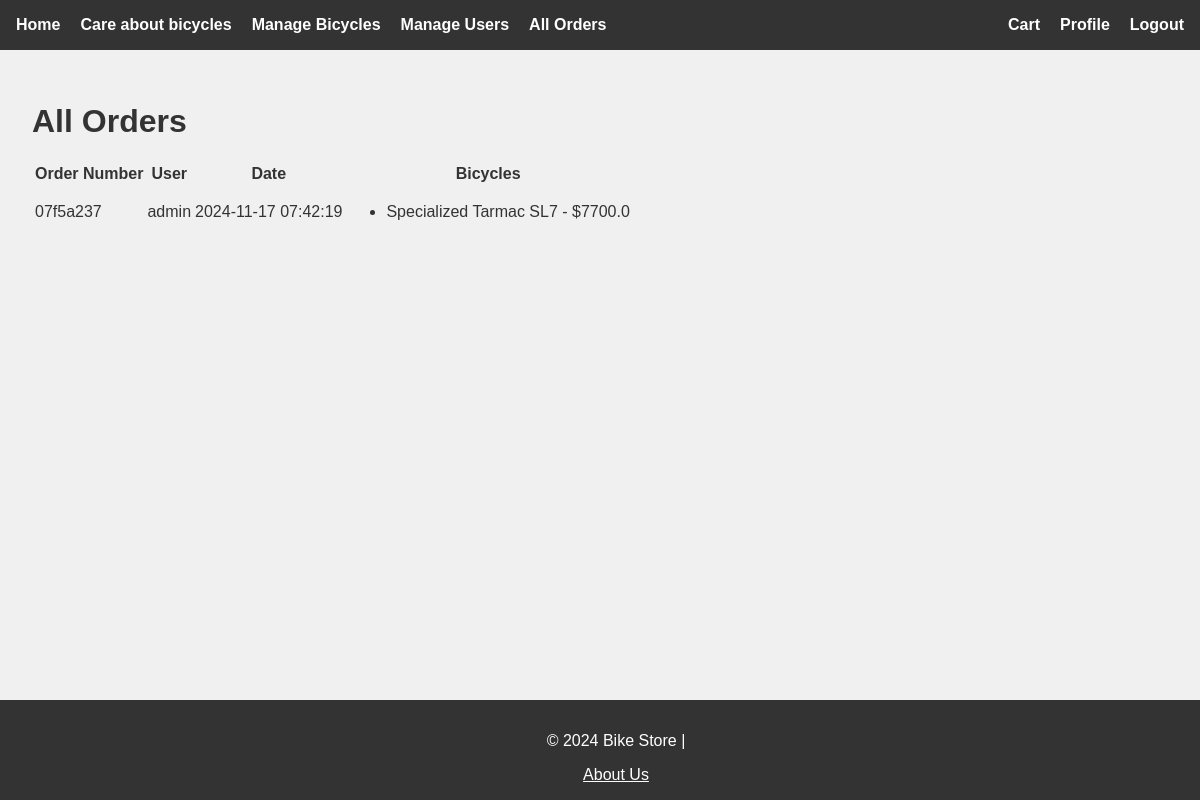
Page /admin/orders (signed in) on the committed database.
### app/models/bicycle.py (models this page shows, shortened)
class Order(db.Model):
    id = db.Column(db.Integer, primary_key=True)
    order_number = db.Column(db.String(100), nullable=False, unique=True)
    user_id = db.Column(db.Integer, db.ForeignKey('user.id'), nullable=False)
    date_created = db.Column(db.DateTime, default=datetime.utcnow)
    user = db.relationship('User', back_populates='orders')
    bicycles = db.relationship('Bicycle', secondary=order_bicycles, back_populates='orders')

class User(UserMixin, db.Model):
    id = db.Column(db.Integer, primary_key=True)
    username = db.Column(db.String(150), nullable=False, unique=True)
    email = db.Column(db.String(150), nullable=False, unique=True)
    password_hash = db.Column(db.String(200), nullable=False)
    is_admin = db.Column(db.Boolean, default=False)
    orders = db.relationship('Order', back_populates='user')

class Bicycle(db.Model):
    id = db.Column("id", db.Integer, primary_key=True)
    name = db.Column(db.String(100), nullable=False)
    price = db.Column(db.Float, nullable=False)
    image_filename = db.Column(db.String(200))
    description = db.Column(db.String(500))
    category_id = db.Column(db.Integer, db.ForeignKey('category.id'))
    specifications = db.relationship('BicycleSpecification', backref='bicycle', cascade='all, delete-orphan', lazy=True)
    orders = db.relationship('Order', secondary=order_bicycles, back_populates='bicycles')

### app/admin/routes.py (the view)
@admin.route('/orders', methods=['GET'])
@login_required
def view_orders():
    from app.models.bicycle import Order
    orders = Order.query.all()
    return render_template('admin/orders.html', orders=orders)

### app/__init__.py (called while the page is built)
@login_manager.user_loader
def load_user(user_id):
    return User.query.get(int(user_id))

### app/templates/admin/orders.html (shortened to what this page needs)
{% extends 'base.html' %}
{% block content %}
<h1>All Orders</h1>
<table class="table table-bordered">
    <thead>
        <tr>
            <th>Order Number</th>
            <th>User</th>
            <th>Date</th>
            <th>Bicycles</th>
        </tr>
    </thead>
    <tbody>
        {% for order in orders %}
        <tr>
            <td>{{ order.order_number }}</td>
            <td>{{ order.user.username }}</td>
            <td>{{ order.date_created.strftime('%Y-%m-%d %H:%M:%S') }}</td>
            <td>
                <ul>
                    {% for bicycle in order.bicycles %}
                    <li>{{ bicycle.name }} - ${{ bicycle.price }}</li>
                    {% endfor %}
                </ul>
            </td>
        </tr>
        {% endfor %}
    </tbody>
</table>
{% endblock %}

### app/static/style.css (style rules this page uses)
body { font-family: Arial, sans-serif; background-color: #f0f0f0; color: #333; margin: 0; padding: 0; }

### rows in the picture
Order: order_number "07f5a237", user.username "admin", date_created "2024-11-17 07:42:19"
Bicycle: name "Specialized Tarmac SL7", price "7700.0"
